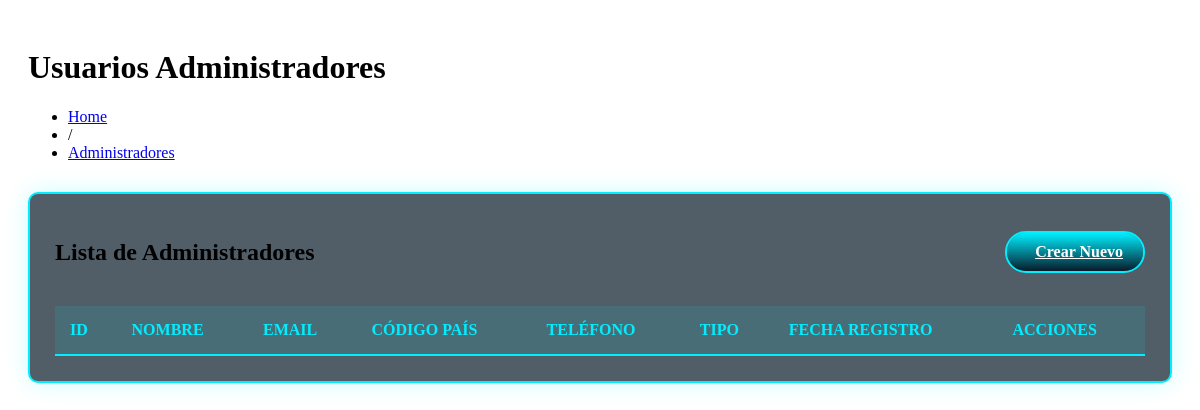
/public/dashboard_content/usuarios.php, run on an earlier commit of the app's database.
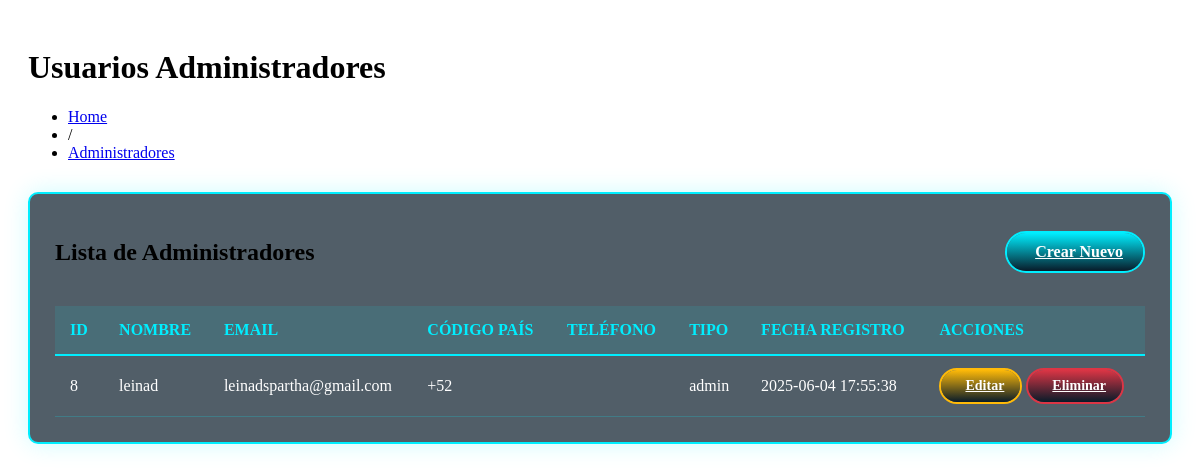
And on a later commit of the database.
### tables this page shows
CREATE TABLE `usuarios` (
  `id` int(11) NOT NULL,
  `nombre_usuario` varchar(50) NOT NULL,
  `email` varchar(100) NOT NULL,
  `codigo_pais` varchar(5) NOT NULL,
  `telefono` varchar(10) NOT NULL,
  `contraseña` varchar(255) NOT NULL,
  `tipo` varchar(50) DEFAULT NULL,
  `fecha_registro` timestamp NOT NULL DEFAULT current_timestamp(),
  `foto_perfil` varchar(255) DEFAULT 'default.png',
  `avatar_path` varchar(255) DEFAULT 'img/avatars/default-avatar.jpg',
  `cover_path` varchar(255) DEFAULT 'img/covers/default-cover.jpg',
  `biografia` text DEFAULT 'Usuario de Limanprof',
  `ultima_conexion` timestamp NULL DEFAULT NULL
);

### public/dashboard_content/usuarios.php (the view, shortened to what this page needs)
<link rel="stylesheet" href="css/tables.css">
<link rel="stylesheet" href="https://cdn.datatables.net/1.13.7/css/jquery.dataTables.min.css">
<link rel="stylesheet" href="css/datatables-custom.css">
<div class="data-section">
    <div class="data-header">
        <h1 class="title">Usuarios Administradores</h1>
        <ul class="breadcrumbs">
            <li><a href="?page=dashboard_main">Home</a></li>
            <li class="divider">/</li>
            <li><a href="#" class="active">Administradores</a></li>
        </ul>
    </div>
    <?php
    include("../config/config.php");
    $sql = "SELECT * FROM usuarios WHERE tipo = 'admin'";
    $resultado = mysqli_query($conexion, $sql);
    ?>
    <div class="table-wrapper">
        <div class="table-header">
            <h2>Lista de Administradores</h2>
            <a href="AddNewUser.php" class="table-btn table-btn-add">
                <i class='bx bx-plus-circle'></i> Crear Nuevo
            </a>
        </div>
        <div class="table-container">
            <table id="usersTable" class="data-table display">
                <thead>
                    <tr>
                        <th>Id</th>
                        <th>Nombre</th>
                        <th>Email</th>
                        <th>Código País</th>
                        <th>Teléfono</th>
                        <th>Tipo</th>
                        <th>Fecha Registro</th>
                        <th>Acciones</th>
                    </tr>
                </thead>
                <tbody>
                    <?php while ($fila = mysqli_fetch_assoc($resultado)) { ?>
                        <tr>
                            <td><?php echo $fila['id']; ?></td>
                            <td><?php echo $fila['nombre_usuario']; ?></td>
                            <td><?php echo $fila['email']; ?></td>
                            <td><?php echo $fila['codigo_pais']; ?></td>
                            <td><?php echo $fila['telefono']; ?></td>
                            <td><?php echo $fila['tipo']; ?></td>
                            <td><?php echo $fila['fecha_registro']; ?></td>
                            <td>
                                <a href="UpdateUser.php?id=<?php echo $fila['id']; ?>" class="table-btn table-btn-edit">
                                    <i class='bx bx-edit-alt'></i>Editar
                                </a>
                                <a href="DeleteUser.php?id=<?php echo $fila['id']; ?>" class="table-btn table-btn-delete">
                                    <i class='bx bx-trash'></i>Eliminar
                                </a>
                            </td>
                        </tr>
                    <?php } ?>
                </tbody>
            </table>
        </div>
    </div>
</div>

What changed in the data, as far as the page shows it:
added usuarios: id "8", nombre_usuario "leinad", email "leinadspartha@gmail.com", codigo_pais "+52", tipo "admin", fecha_registro "2025-06-04 17:55:38"
